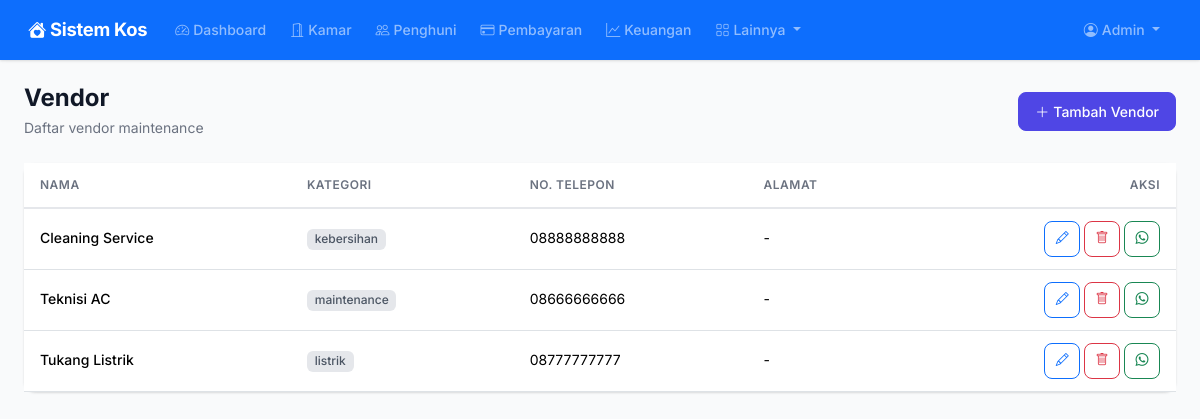
Page /maintenance/vendor (signed in) on the earlier database version.
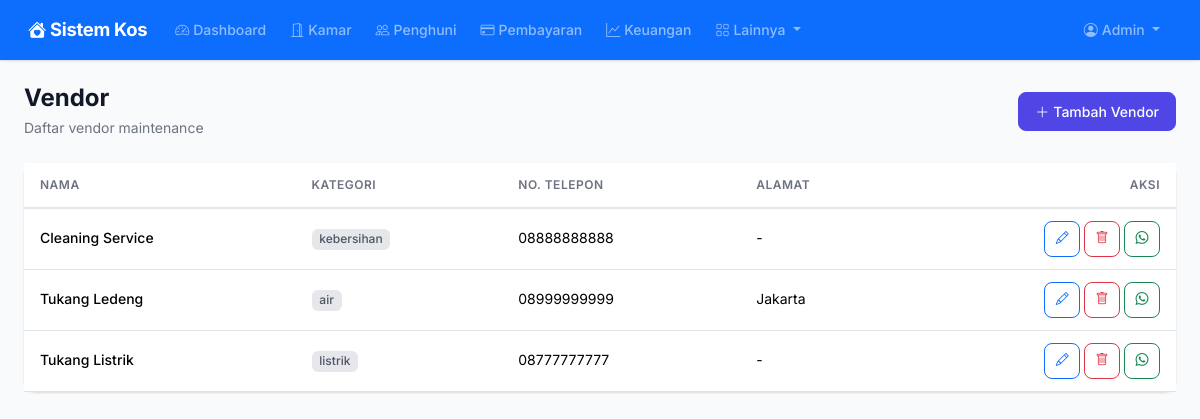
Same page on the later database version.
### models.py (models this page shows)
class Vendor(db.Model):
    __tablename__ = "vendors"
    id = db.Column(db.Integer, primary_key=True)
    nama = db.Column(db.String(150), nullable=False)
    no_telepon = db.Column(db.String(20))
    kategori = db.Column(db.String(50), default="lainnya")
    alamat = db.Column(db.Text)
    catatan = db.Column(db.Text)
    created_at = db.Column(db.DateTime, default=datetime.utcnow)
    maintenance_requests = db.relationship("MaintenanceRequest", backref="vendor", lazy="dynamic")

### routes/maintenance.py (the view)
@maintenance_bp.route("/vendor")
@login_required
def vendor_index():
    if current_user.role not in ("admin", "management"):
        flash("Akses ditolak.", "danger")
        return redirect(url_for("dashboard.index"))
    vendors = Vendor.query.order_by(Vendor.nama).all()
    return render_template("maintenance/vendor_index.html", vendors=vendors)

### app.py (called while the page is built)
def create_app():
    app = Flask(__name__)
    app.config.from_object("config.Config")
    db.init_app(app)
    login_manager.init_app(app)
    csrf.init_app(app)
    login_manager.login_view = "auth.login"
    login_manager.login_message = "Silakan login terlebih dahulu."
    from models import User
    @login_manager.user_loader
    def load_user(user_id):
        return User.query.get(int(user_id))
    @app.context_processor
    def inject_now():
        from datetime import datetime
        return {"now": datetime.now()}
    @app.context_processor
    def inject_utility():
        from datetime import date
        return {"date_today": date.today()}
    from routes import register_routes
    register_routes(app)
    with app.app_context():
        db.create_all()
    return app

### templates/maintenance/vendor_index.html (shortened to what this page needs)
{% extends "base.html" %}
{% block content %}
<div class="page-header d-flex flex-wrap justify-content-between align-items-center">
    <div>
        <h1>Vendor</h1>
        <p>Daftar vendor maintenance</p>
    </div>
    <a href="{{ url_for('maintenance.vendor_tambah') }}" class="btn btn-primary">
        <i class="bi bi-plus-lg me-1"></i>Tambah Vendor
    </a>
</div>
{% if vendors %}
<div class="card border-0">
    <div class="table-responsive">
        <table class="table table-hover">
            <thead>
                <tr>
                    <th>Nama</th>
                    <th>Kategori</th>
                    <th>No. Telepon</th>
                    <th>Alamat</th>
                    <th class="text-end">Aksi</th>
                </tr>
            </thead>
            <tbody>
                {% for v in vendors %}
                <tr>
                    <td class="fw-medium">{{ v.nama }}</td>
                    <td><span class="badge badge-secondary">{{ v.kategori }}</span></td>
                    <td>{{ v.no_telepon if v.no_telepon else '-' }}</td>
                    <td>{{ v.alamat|truncate(30) if v.alamat else '-' }}</td>
                    <td class="text-end">
                        <a href="{{ url_for('maintenance.vendor_edit', id=v.id) }}" class="btn btn-sm btn-outline-primary btn-icon" title="Edit">
                            <i class="bi bi-pencil"></i>
                        </a>
                        <form method="POST" action="{{ url_for('maintenance.vendor_hapus', id=v.id) }}" class="d-inline" onsubmit="return confirm('Yakin hapus vendor {{ v.nama }}?')">
                            <button type="submit" class="btn btn-sm btn-outline-danger btn-icon" title="Hapus">
                                <i class="bi bi-trash"></i>
                            </button>
                        </form>
                        {% if v.no_telepon %}
                        <a href="{{ url_for('maintenance.vendor_wa', id=v.id) }}" class="btn btn-sm btn-outline-success btn-icon" title="Hubungi WA" target="_blank">
                            <i class="bi bi-whatsapp"></i>
                        </a>
                        {% endif %}
                    </td>
                </tr>
                {% endfor %}
            </tbody>
        </table>
    </div>
</div>
{% endif %}
{% endblock %}

Differences in the rows shown:
removed Vendor: nama "Teknisi AC", kategori "maintenance", no_telepon "08666666666", alamat "-"
added Vendor: nama "Tukang Ledeng", kategori "air", no_telepon "08999999999", alamat "Jakarta"
